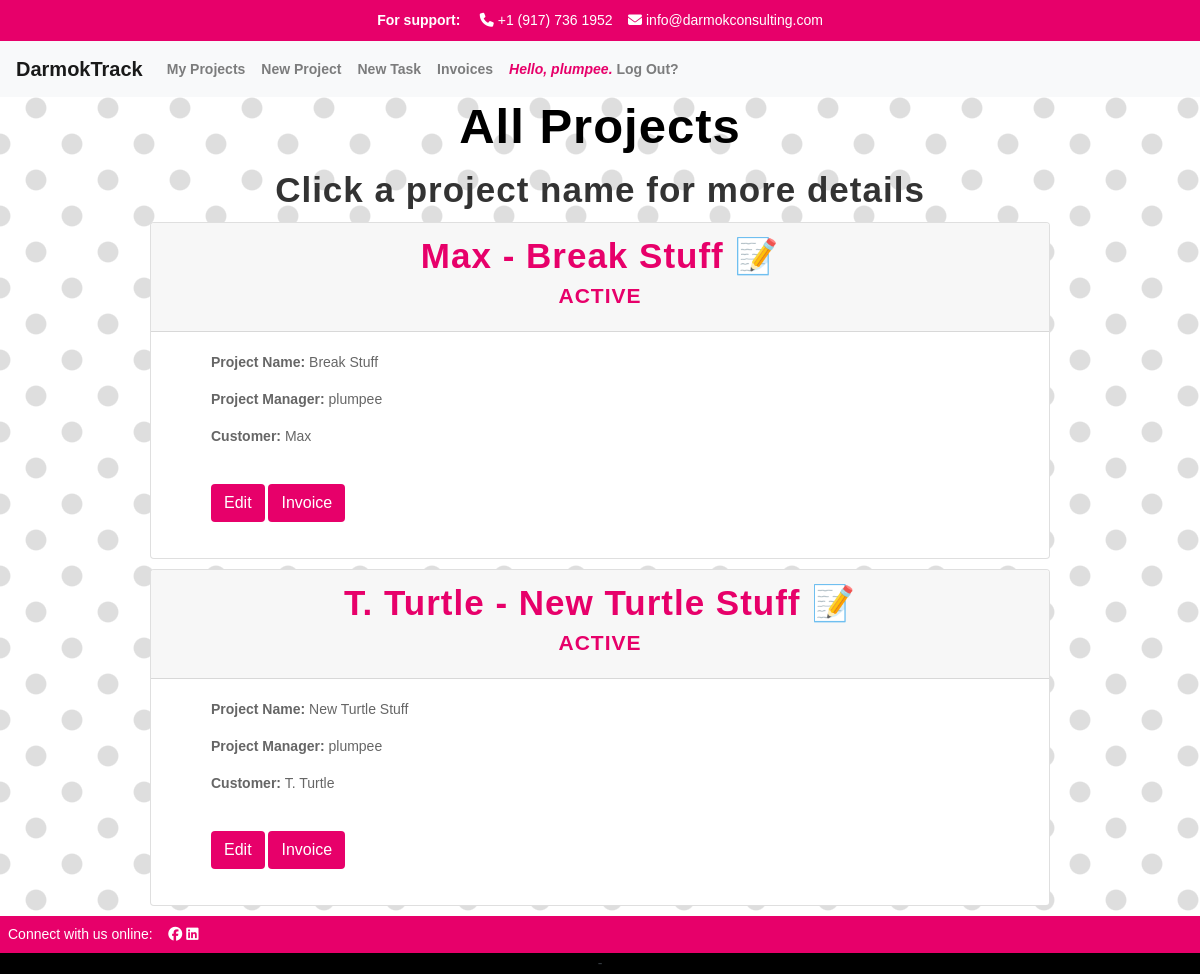
/projects (signed in), run on the app's committed database.
### apps/track/models.py (models this page shows, shortened)
class User(AbstractUser):
    def __str__(self):
        return self.username

class Project(models.Model):
    PENDING = 'pending'
    PAID = 'paid'
    CREDIT_MEMO = 'credit_memo'
    CHOICES_STATUS = {
        (PENDING, 'pending'),
        (PAID, 'paid'),
        (CREDIT_MEMO, 'credit_memo'),
    }
    project_manager = models.ForeignKey(User, related_name='project_manager', on_delete=models.CASCADE)
    name = models.CharField("Project Name", max_length=250)
    start = models.DateTimeField(auto_now_add=True)
    customer = models.CharField(max_length=250)
    budget_hours = models.IntegerField(default=0)
    budget_dollars = models.DecimalField(max_digits=10, decimal_places=2, default=0.00)
    is_active = models.BooleanField("Active", default=True)
    projects = models.ForeignKey(User, blank=True, related_name="project_list", on_delete=models.CASCADE)
    time_models = models.ManyToManyField(TimeModel, related_name='projects')
    invoice_status = models.CharField(max_length=25, choices=CHOICES_STATUS, default=PENDING)
    class Meta:
        ordering = ['-start']

### apps/track/views.py (the view)
# urls.py: path("projects", views.project_list, name="projects"),
def project_list(request):
    return render(request, "track/projects.html", {
            "projects": request.user.project_list.all(),
        })

### apps/track/templates/track/projects.html (shortened to what this page needs)
{% extends 'track/layout.html' %}
{% load mathfilters %}
{% block body %}
<h1>All Projects</h1>
<h2>Click a project name for more details</h2>
{% if user.is_authenticated %}
    {% for project in projects %}
            <div class="card w-75">
                <div class="{% if project.is_active %}card-header{% else %}card-header bg-secondary{% endif %}">
                    <h2 class="card-title mb-0">
                            <a href="{% url 'project' project.id %}">{{ project.customer}} - {{ project.name }} 📝 </a>
                        </h2>
                        <h3>{% if project.is_active %}
                            Active
                            {% else %}
                            <div class="inactive">
                            Inactive
                            </div>
                            {% endif %}
                        </h3>
                </div>
                <div id="collapseOne">
                    <div class="{% if project.is_active %}card-body{% else %}card-body bg-inactive{% endif %}">
                        <ul><strong>Project Name:</strong> {{ project.name }}</ul>
                        <ul><strong>Project Manager:</strong> {{ project.project_manager }}</ul>
                        <ul><strong>Customer:</strong> {{ project.customer }}</ul>
                        <br>
                        {% if project.is_active %}
                            <ul>
                                <a href="{% url 'edit_project' project.id %}" data-id="{{ project.id }}"><button type="button" class="btn btn-darmok">Edit</button></a>
                                <a href="{% url 'invoice' project_id=project.id %}" data-id="{{ project.id }}"><button type="button" class="btn btn-darmok">Invoice</button></a>
                            </ul>
                            {% else %}
                            <ul>
                                <button type="button" class="btn btn-darmok" disabled>Edit</button>
                                <a href="{% url 'invoice' project_id=project.id %}" data-id="{{ project.id }}"><button type="button" class="btn btn-darmok">Invoice</button></a>
                            </ul>
                            {% endif %}
                    </div>
                </div>
            </div>
    {% endfor %}
    </div>
{% endif %}
{% endblock %}

### apps/track/templates/track/layout.html (shortened to what this page needs)
{% load static %}
<!DOCTYPE html>
<html lang="en">
    <head>
      <link rel="stylesheet" href="https://stackpath.bootstrapcdn.com/bootstrap/4.4.1/css/bootstrap.min.css">
        <link href="{% static '/styles.css' %}" rel="stylesheet">
    </head>
    <body>
        <div class="top-bar">
            <strong>For support:</strong> &nbsp;&nbsp;&nbsp;
            <i class="fa-solid fa-phone"></i> +1 (917) 736 1952&nbsp;&nbsp;&nbsp;
            <i class="fa-solid fa-envelope"></i> info@darmokconsulting.com
        </div>
        <nav class="navbar navbar-expand-lg navbar-light bg-light">
            <a class="navbar-brand" href="{% url 'index' %}">DarmokTrack</a>
                <div class="collapse navbar-collapse" id="navbarSupportedContent">
                  <ul class="navbar-nav mr-auto">
                    {% if user.is_authenticated %}
                    <li class="nav-item">
                        <a class="nav-link" href="{% url 'projects' %}">My Projects</a>
                    <li class="nav-item">
                        <a class="nav-link" href="{% url 'create_project' %}">New Project</a>
                    </li>
                    <li class="nav-item">
                        <a class="nav-link" href="{% url 'create_task' %}">New Task</a>
                    </li>
                    <li class="nav-item">
                        <a class="nav-link" href="{% url 'invoices_list' %}">Invoices</a>
                    </li>
                    <li class="nav-item">
                        <a class="nav-link" href="{% url 'logout' %}"><em class="greeting">Hello, {{ user.username }}.</em> Log Out?</a>
                    </li>
                {% endif %}
                </div>
            </nav>
        <div class="body">
            {% block body %}
            {% endblock %}
        <div class="footer">
            <footer class="text-center text-lg-start text-dark">
                <section class="foot-bar d-flex p-2">
                    <div>
                        Connect with us online: &nbsp;&nbsp;&nbsp;
                    </div>
                    <div class="foot-bar">
                        <a href="https://www.facebook.com/darmokconsulting"><i class="fa-brands fa-facebook white"></i></a>
                        <a href="https://www.linkedin.com/company/darmok-consulting"><i class="fa-brands fa-linkedin white"></i></a>
                    </div>
                </section>
                 -
        </div>
    </body>
</html>

### apps/track/static/styles.css (style rules this page uses)
body { font-family: Helvetica, Arial, Lucida, sans-serif; font-size: 14px; color: #666; background-image: radial-gradient(rgb(222, 222, 222) 19.2%, transparent 21.6%), radial-gradient(rgb(222, 222, 222) 19.2%, transparent 21.6%); background-position: 0px 0px, 36px 36px; background-size: 72px 72px; background-color: rgb(255, 255, 255); }
a { color: #e7006a; }
h1 { font-family: 'Fjalla One', Arial, Helvetica, sans-serif; font-weight: 700; font-size: 3.5em; letter-spacing: 1px; color: #000; padding-bottom: 5px; text-align: center; }
h2 { font-family: 'Fjalla One', Arial, Helvetica, sans-serif; font-weight: 700; font-size: 2.5em; letter-spacing: 1px; color: #333; padding-bottom: 3px; text-align: center; }
h3 { font-family: 'Fjalla One', Helvetica, Arial, Lucida, sans-serif; font-size: 1.5em; font-weight: 700; text-transform: uppercase; color: #e7006a; letter-spacing: 1px; text-align: center; padding: 3px; }
.btn-darmok { color: white !important; background-color: #e7006a !important; }
.nav-item { font-weight: bold; }
.top-bar { background-color: #e7006a; color: #fff; text-align: center; padding: 10px; }
footer { background-color: #000; color: #fff; text-align: center; }
.foot-bar { background-color: #e7006a; color: #fff; }
.white { color: #fff; }
.greeting { color: #e7006a; }
.card { margin: 0 auto; float: none; margin-bottom: 10px; }
.navbar-brand { font-weight: bold; font-family: 'Fjalla One', Arial, Helvetica, sans-serif; }
.card-header { background-color: #f7f7f7; }

### data on the page
User: username "plumpee"
Project: customer "Max", name "Break Stuff", is_active "ACTIVE", project_manager "plumpee"
Project: customer "T. Turtle", name "New Turtle Stuff", is_active "ACTIVE", project_manager "plumpee"
